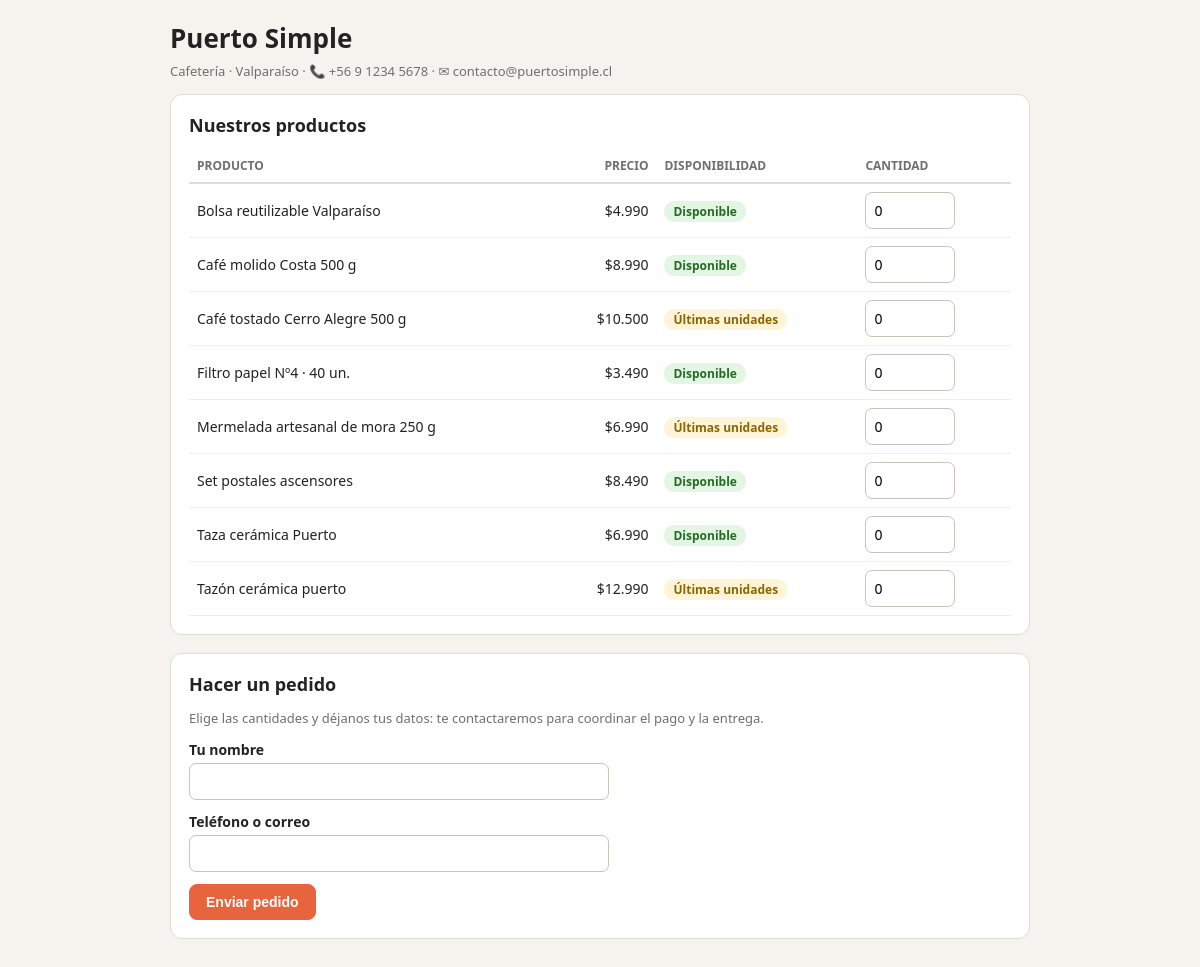
Page /tienda/puerto-simple/ on the committed database.
### tienda/models.py (models this page shows, shortened)
class Comercio(models.Model):
    TIPOS = [("minimarket", "Minimarket"), ("almacen", "Almacén"), ("libreria", "Librería"),
             ("cafeteria", "Cafetería"), ("otro", "Otro")]
    nombre = models.CharField(max_length=100)
    slug = models.SlugField(unique=True, blank=True)       # dirección de la tienda pública
    rut = models.CharField("RUT", max_length=12, blank=True)
    tipo_comercio = models.CharField("Tipo de comercio", max_length=20, choices=TIPOS, default="minimarket")
    region = models.CharField("Región", max_length=60, default="Valparaíso")
    telefono = models.CharField("Teléfono", max_length=30, blank=True)
    email = models.EmailField("Correo de contacto", blank=True)
    logo = models.ImageField(upload_to="logos/", blank=True, null=True)

class Producto(models.Model):
    comercio = models.ForeignKey(Comercio, on_delete=models.CASCADE, related_name="productos")
    sku = models.CharField("SKU / código", max_length=30)
    nombre = models.CharField(max_length=100)
    descripcion = models.CharField("Descripción", max_length=200, blank=True)
    precio = models.PositiveIntegerField("Precio de venta ($)", default=0)
    costo = models.PositiveIntegerField("Costo de compra ($)", default=0)
    stock_actual = models.IntegerField("Stock actual", default=0)
    stock_minimo = models.PositiveIntegerField("Stock mínimo", default=0)
    stock_objetivo = models.PositiveIntegerField("Stock objetivo (para reponer)", default=0)
    activo = models.BooleanField(default=True)
    class Meta:
        unique_together = ("comercio", "sku")
        ordering = ["nombre"]
    @property
    def bajo_minimo(self):
        return self.stock_actual < self.stock_minimo
    @property
    def objetivo(self):
        return self.stock_objetivo or self.stock_minimo * 2

### tienda/views.py (the view, shortened to what this page needs)
# urls.py: path("tienda/<slug:slug>/", views.tienda_publica, name="tienda_publica"),
def tienda_publica(request, slug):
    c = get_object_or_404(Comercio, slug=slug)
    productos = c.productos.filter(activo=True)
    return render(request, "tienda/tienda_publica.html", {"c": c, "productos": productos})

### tienda/contexto.py (called while the page is built, shortened)
def datos_globales(request):
    user = getattr(request, "user", None)
    return {}

### tienda/templatetags/formatos.py (called while the page is built)
@register.filter
def pesos(valor):
    try:
        n = int(valor)
    except (TypeError, ValueError):
        return "$0"
    texto = f"{abs(n):,}".replace(",", ".")
    return ("-$" if n < 0 else "$") + texto

### tienda/templates/tienda/tienda_publica.html (shortened to what this page needs)
{% load static formatos %}<!DOCTYPE html>
<html lang="es"><head><meta charset="UTF-8"><meta name="viewport" content="width=device-width, initial-scale=1">
<title>{{ c.nombre }}</title><link rel="stylesheet" href="{% static 'css/estilo.css' %}"></head>
<body><div class="publica">
<div style="display:flex;align-items:center;gap:14px;margin-bottom:14px">
<div><h1>{{ c.nombre }}</h1><span class="nota">{{ c.get_tipo_comercio_display }} · {{ c.region }}{% if c.telefono %} · 📞 {{ c.telefono }}{% endif %}{% if c.email %} · ✉ {{ c.email }}{% endif %}</span></div></div>
<form method="post">{% csrf_token %}
<div class="caja"><h2>Nuestros productos</h2>
<table><tr><th>Producto</th><th class="der">Precio</th><th>Disponibilidad</th><th>Cantidad</th></tr>
{% for p in productos %}<tr><td>{{ p.nombre }}<br></td><td class="der">{{ p.precio|pesos }}</td>
<td>{% if p.stock_actual <= 0 %}<span class="etq bajo">Agotado</span>{% elif p.bajo_minimo %}<span class="etq pendiente">Últimas unidades</span>{% else %}<span class="etq ok">Disponible</span>{% endif %}</td>
<td>{% if p.stock_actual > 0 %}<input type="number" name="cantidad_{{ p.id }}" value="0" min="0" max="{{ p.stock_actual }}">{% endif %}</td></tr>
{% empty %}<tr><td class="nota">Pronto tendremos productos disponibles.</td></tr>{% endfor %}</table></div>
{% if productos %}<div class="caja"><h2>Hacer un pedido</h2><p class="nota">Elige las cantidades y déjanos tus datos: te contactaremos para coordinar el pago y la entrega.</p>
<div class="campo"><label>Tu nombre</label><input type="text" name="cliente" required></div>
<div class="campo"><label>Teléfono o correo</label><input type="text" name="contacto" required></div>
<button class="btn acento" type="submit">Enviar pedido</button></div>{% endif %}
</form></div></body></html>

### static/css/estilo.css (style rules this page uses)
:root { --verde:#1f3a33; --verde2:#2c5247; --acento:#e8643c; --fondo:#f6f3ee; --borde:#e2ddd3; --texto:#222; --gris:#6f6f6f; }
* { box-sizing: border-box; }
body { margin:0; font-family: "Segoe UI", Arial, sans-serif; background:var(--fondo); color:var(--texto); font-size:15px; }
h1 { margin:0 0 4px; font-size:26px; }
h2 { font-size:18px; margin:0 0 12px; }
.caja { background:#fff; border:1px solid var(--borde); border-radius:12px; padding:18px; margin-bottom:18px; }
.nota { color:var(--gris); font-size:13px; }
table { width:100%; border-collapse:collapse; font-size:14px; }
th { text-align:left; font-size:12px; text-transform:uppercase; color:var(--gris); padding:8px; border-bottom:2px solid var(--borde); }
td { padding:8px; border-bottom:1px solid #eee; vertical-align:middle; }
.der { text-align:right; }
input, select, textarea { padding:8px; border:1px solid #c9c3b8; border-radius:7px; font-size:14px; font-family:inherit; max-width:100%; }
input[type=number] { width:90px; }
.campo { margin-bottom:12px; }
.campo label { display:block; font-weight:600; margin-bottom:4px; font-size:14px; }
.campo input[type=text], .campo input[type=email], .campo input[type=password], .campo input[type=number], .campo select { width:100%; max-width:420px; }
.btn { display:inline-block; background:#fff; border:1px solid var(--verde); color:var(--verde); padding:9px 16px; border-radius:8px; cursor:pointer; font-size:14px; text-decoration:none; }
.btn.acento { background:var(--acento); border-color:var(--acento); color:#fff; font-weight:bold; }
.etq { padding:2px 9px; border-radius:10px; font-size:12px; font-weight:bold; background:#e8e8e8; }
.etq.ok, .etq.completada, .etq.recibida { background:#e3f6e3; color:#256b25; }
.etq.pendiente { background:#fff4d6; color:#8a6500; }
.publica { max-width:900px; margin:0 auto; padding:20px; }

### rows in the picture
Comercio: nombre "Puerto Simple", tipo_comercio "Cafetería", region "Valparaíso", telefono "+56 9 1234 5678", email "contacto@puertosimple.cl"
Producto: nombre "Bolsa reutilizable Valparaíso", precio|pesos "$4.990", stock_actual "Disponible"
Producto: nombre "Café molido Costa 500 g", precio|pesos "$8.990", stock_actual "Disponible"
Producto: nombre "Café tostado Cerro Alegre 500 g", precio|pesos "$10.500", stock_actual "Últimas unidades"
Producto: nombre "Filtro papel Nº4 · 40 un.", precio|pesos "$3.490", stock_actual "Disponible"
Producto: nombre "Mermelada artesanal de mora 250 g", precio|pesos "$6.990", stock_actual "Últimas unidades"
Producto: nombre "Set postales ascensores", precio|pesos "$8.490", stock_actual "Disponible"
Producto: nombre "Taza cerámica Puerto", precio|pesos "$6.990", stock_actual "Disponible"
Producto: nombre "Tazón cerámica puerto", precio|pesos "$12.990", stock_actual "Últimas unidades"
